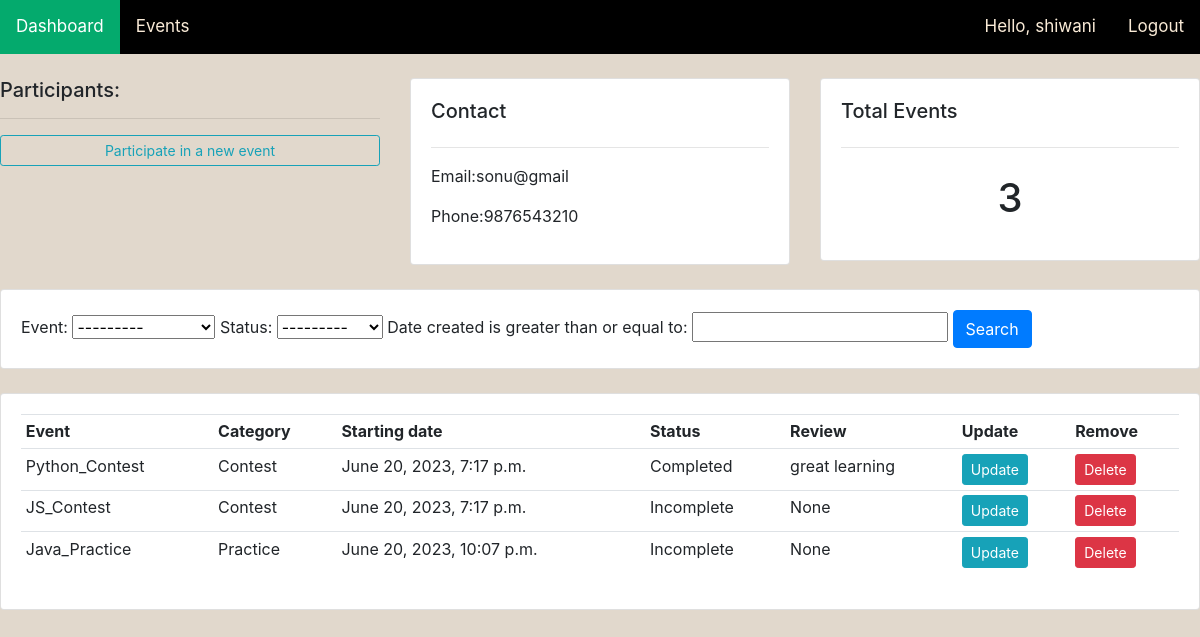
The app's page /participant/2/ (signed in) with its own data.
### event/models.py (models this page shows, shortened)
class Participant(models.Model):
    name= models.CharField(max_length=200, null=True)
    phone= models.CharField(max_length=200, null=True)
    email= models.CharField(max_length=200, null=True)
    date_created= models.DateTimeField(auto_now_add=True, null=True)

class Event(models.Model):
    STATUS=(
        ('Pending','Pending'),
        ('Incomplete', 'Incomplete'),
        ('Completed', 'Completed'),
    )
    participant= models.ForeignKey(Participant, null=True, on_delete= models.SET_NULL)
    event= models.ForeignKey(Product, null=True, on_delete= models.SET_NULL)
    date_created= models.DateTimeField(auto_now_add=True, null=True)
    status= models.CharField(max_length=200, null=True, choices=STATUS)
    review= models.CharField(max_length=500, null=True)

class Product(models.Model):
    CATEGORY=(
        ('Quiz', 'Quiz'),
        ('Practice', 'Practice'),
        ('Contest', 'Contest'),
    )
    name= models.CharField(max_length=200, null=True)
    price= models.FloatField(null=True)
    category= models.CharField(max_length=200, null=True, choices=CATEGORY)
    description= models.CharField(max_length=200, null=True, blank=True)
    date_created= models.DateTimeField(auto_now_add=True, null=True)
    tags= models.ManyToManyField(Tag)
    def __str__(self):
        return self.name

### event/views.py (the view)
# urls.py: path('participant/<str:pk_test>/', views.participant, name="participant"),
@login_required(login_url='login')
def participant(request,pk_test):
    participant= Participant.objects.get(id=pk_test)
    events= participant.event_set.all()
    event_count=events.count()
    myFilter=EventFilter(request.GET, queryset=events)
    events= myFilter.qs
    context={'participant': participant, 'events': events,'event_count':event_count, 'myFilter':myFilter}
    return render(request, 'event/participant.html', context)

### event/templates/event/participant.html
{%  extends 'event/main.html' %}
{% block content %}
    <br>
    <div class="row">
        <div class="col-md">
            <div class=""card card-body>
                <h5>Participants:</h5>
                <hr>
                <a class="btn btn-outline-info  btn-sm btn-block" href="{% url 'create_event' participant.id %}">Participate in a new event</a>
            </div>
        </div>
        <div class="col-md">
            <div class="card card-body">
                <h5>Contact</h5>
                <hr>
                <p>Email:{{participant.email}}</p>
                <p>Phone:{{participant.phone}} </p>
            </div>
        </div>
        <div class="col-md">
            <div class="card card-body">
                <h5>Total Events</h5>
                <hr>
                <h1 style="text-align: center; padding: 10px">{{event_count}}</h1>
            </div>
        </div>
    </div>
<br>
    <div class="row">
        <div class="col">
            <div class="card card-body">
                <form method="get">
                    {{myFilter.form}}
                <button class="btn btn-primary" type="submit">Search</button>
                </form>
            </div>
        </div>
    </div>
    <br>
    <div class="row">
        <div class="col-md">
            <div class="card card-body">
                <table class="table table-sm">
                    <tr>
                        <th>Event</th>
                        <th>Category</th>
                        <th>Starting date</th>
                        <th>Status</th>
                        <th>Review</th>
                        <th>Update</th>
                        <th>Remove</th>
                    </tr>
                    {% for event in events %}
                    <tr>
                        <td>{{event.event}}</td>
                        <td>{{event.event.category}}</td>
                        <td>{{event.date_created}}</td>
                        <td>{{event.status}}</td>
                        <td>{{event.review}}</td>
                        <td><a class="btn btn-sm btn-info" href="{% url 'update_event' event.id %}">Update</a></td>
                        <td><a class="btn btn-sm btn-danger" href="{% url 'delete_event' event.id %}">Delete</a></td>
                    </tr>
                    {% endfor %}
                </table>
            </div>
        </div>
    </div>
{% endblock %}

### event/templates/event/navbar.html (shortened to what this page needs)
{% load static %}
<nav class="whole">
    <div class="h_and_p">
      <a class="home" href="{% url 'home' %}">Dashboard</a>
      <a class="products" href="{% url 'products' %}">Events</a>
      <a class="hello-msg" href="{% url 'logout' %}">Logout</a>
      <a class="hello-msg">Hello, {{request.user}}</a>
    </div>
  </nav>

### static/css/main.css (style rules this page uses)
body { background-color: rgb(225, 216, 204); }

### event/templates/event/navbar.html (style rules this page uses)
.whole { background-color: black; overflow: hidden; }
.whole a { float: left; color:antiquewhite; text-align:center; padding: 14px 16px; text-decoration: none; font-size: 17px; }
.whole a.home { background-color: #04AA6D; color: white; }
.whole a.hello-msg { float:right; color:antiquewhite; text-align:center; padding: 14px 16px; text-decoration: none; font-size: 17px; }

### records on screen
Participant: email "sonu@gmail", phone "9876543210"
Event: event "Python_Contest", event.category "Contest", date_created "June 20, 2023, 7:17 p.m.", status "Completed", review "great learning"
Event: event "JS_Contest", event.category "Contest", date_created "June 20, 2023, 7:17 p.m.", status "Incomplete", review "None"
Event: event "Java_Practice", event.category "Practice", date_created "June 20, 2023, 10:07 p.m.", status "Incomplete", review "None"

### other values on screen
{{ request.user }} "shiwani"
{{ event_count }} "3"
